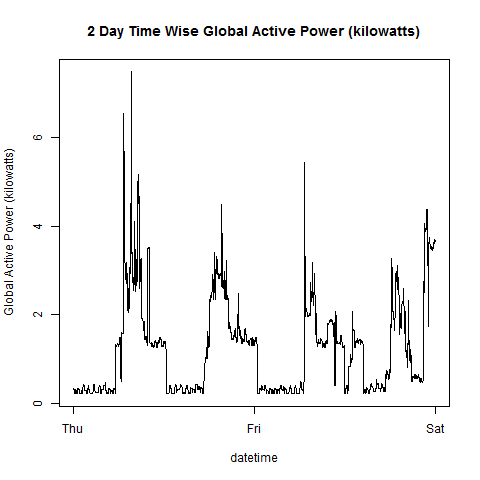

Recreate this plot in R.
# This function plots the Plot 2 of the project 1
# requires following files in the working directory
# 	1. downloadDataFile.R
# 	2. proj1utils.R

plot2 <- function()
{
	if(!exists("downloadDataFile") | !exists("loadProj1Data"))
	{
		source("downloadDataFile.R")
	}
	if(!exists("plot2Lines"))
	{
		source("proj1utils.R")
	}
	
	lddata <- loadProj1Data()  # loadProj1Data() defined in downloadDataFile.R
	png(filename = "plot2.png")

	plot2Lines(lddata) #This function is defined in proj1utils.R
	
	dev.off()
}
